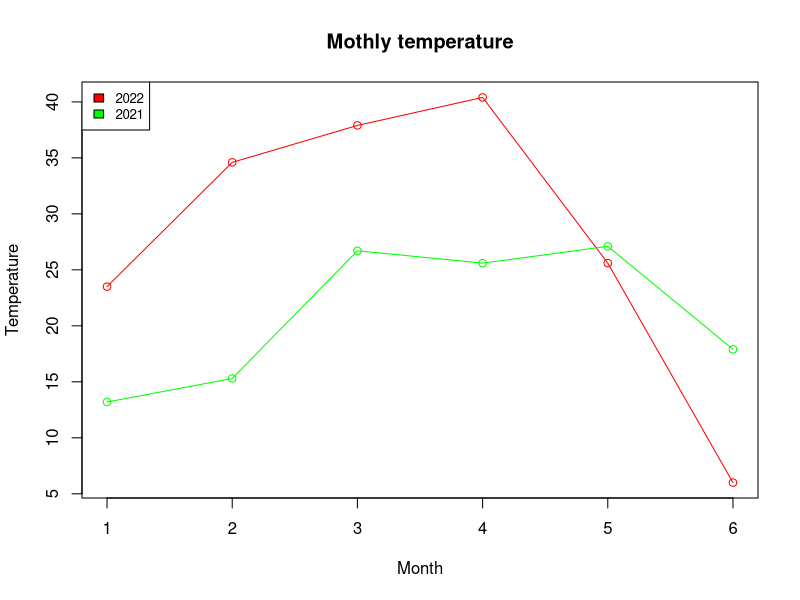

Write the R code that produced this figure.
h=c(23.5,34.6,37.9,40.4,25.6,6)
t=c(13.2,15.3,26.7,25.6,27.1,17.9)
year=c("2022","2021")
plot(h,xlab="Month",ylab="Temperature",type="o",main="Mothly temperature",col="red")
lines(t,col="green",type="o")
legend("topleft",year,cex=0.8,fill=c("red","green"))